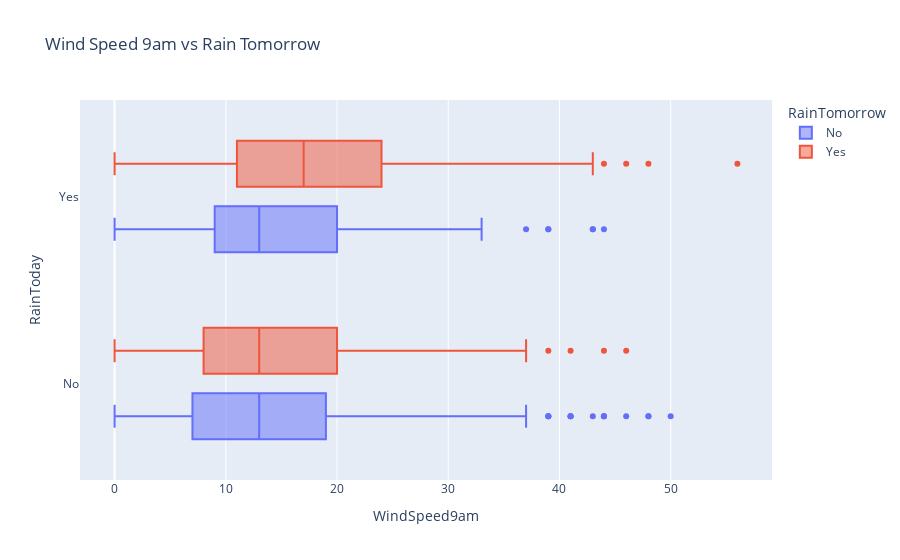

This figure's notebook cell:
### Markdown cell above
What interpertations can you draw from the above charts?

> **EXERCISE**: Visualize all the other columns of the dataset and study their relationship with the `RainToday` and `RainTomorrow` columns.

### Code cell
px.box(raw_df.sample(2000), 
           title='Wind Speed 9am vs Rain Tomorrow',
           x='WindSpeed9am',
           y='RainToday',
           color='RainTomorrow')

### Figure 1 — Plotly figure (JSON) as saved in the notebook; plotly's stock layout.template omitted (floating-point values rounded to 4 significant figures; data arrays with more than 128 entries replaced by an {"elided": "..."} marker saying what was removed)
{"data": [{"alignmentgroup": "True", "hovertemplate": "RainTomorrow=No<br>WindSpeed9am=%{x}<br>RainToday=%{y}<extra></extra>", "legendgroup": "No", "marker": {"color": "#636efa"}, "name": "No", "notched": false, "offsetgroup": "No", "orientation": "h", "showlegend": true, "type": "box", "x": {"elided": "1555 int values"}, "x0": " ", "xaxis": "x", "y": {"elided": "1555 str values"}, "y0": " ", "yaxis": "y"}, {"alignmentgroup": "True", "hovertemplate": "RainTomorrow=Yes<br>WindSpeed9am=%{x}<br>RainToday=%{y}<extra></extra>", "legendgroup": "Yes", "marker": {"color": "#EF553B"}, "name": "Yes", "notched": false, "offsetgroup": "Yes", "orientation": "h", "showlegend": true, "type": "box", "x": {"elided": "445 int values"}, "x0": " ", "xaxis": "x", "y": {"elided": "445 str values"}, "y0": " ", "yaxis": "y"}], "layout": {"boxmode": "group", "legend": {"title": {"text": "RainTomorrow"}, "tracegroupgap": 0}, "title": {"text": "Wind Speed 9am vs Rain Tomorrow"}, "xaxis": {"anchor": "y", "domain": [0, 1], "title": {"text": "WindSpeed9am"}}, "yaxis": {"anchor": "x", "domain": [0, 1], "title": {"text": "RainToday"}}}}
